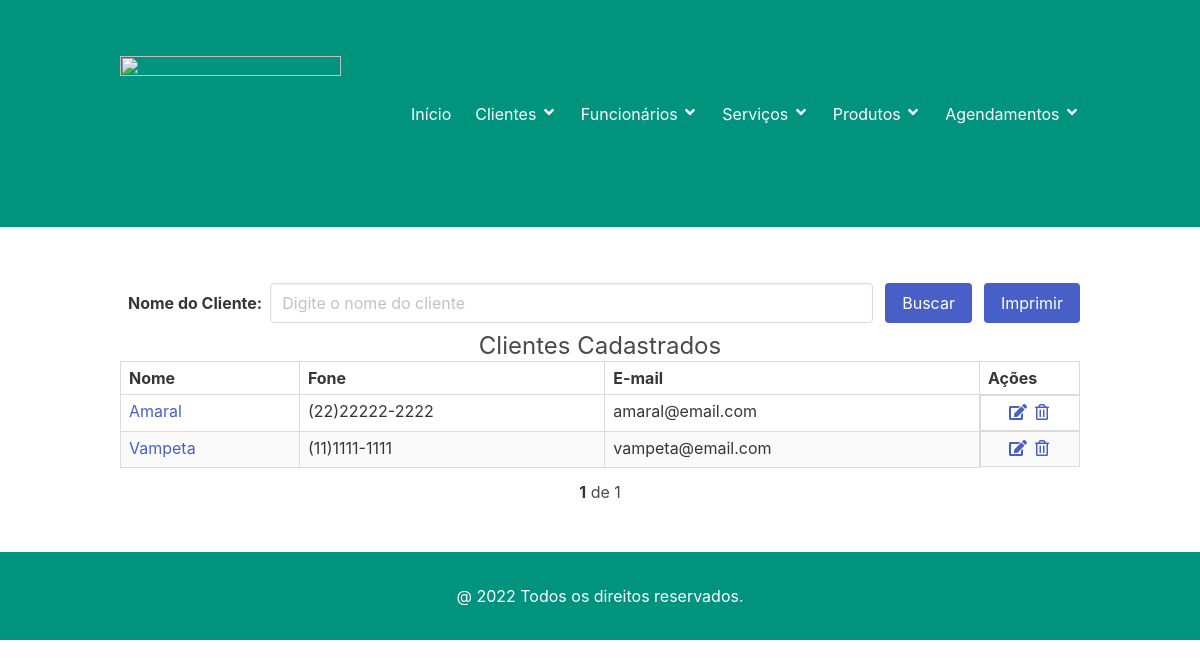
Screenshot of /clientes with the database file from the repository.
### cliente/models.py (models this page shows, shortened)
class Cliente(Pessoa):
    endereco = models.CharField('Endereço', max_length=100, help_text='Endereço completo')
    class Meta:
        verbose_name = 'Cliente'
        verbose_name_plural = 'Clientes'
        ordering = ['nome',]

### cliente/views.py (the view)
# urls.py: path('clientes', ClientesView.as_view(), name='clientes'),
class ClientesView(ListView):
    model = Cliente
    template_name = 'clientes.html'
    def get_queryset(self, *args, **kwargs):
        buscar = self.request.GET.get('buscar')
        qs = super(ClientesView, self).get_queryset(*args, **kwargs)
        if buscar:
            qs = qs.filter(nome__icontains=buscar)
        paginator = Paginator(qs, 10)
        listagem = paginator.get_page(self.request.GET.get('page'))
        return listagem
    def get(self, *args,**kwargs):
        if self.request.GET.get('imprimir') == 'pdf':
            html_pdf = HtmlToPdf(arquivo='clientes_pdf', qs=self.get_queryset())
            return html_pdf.response
        else:
            return super(ClientesView, self).get(*args, **kwargs)

### cliente/templates/clientes.html (shortened to what this page needs)
{% extends "base.html" %}
{% load static %}
{% block content %}
<section class="section has-backgroud-link-light">
    <div class="container">
        <form id="formListaClientes" action="" method="GET">
            <div class="field is-grouped is-flex is-align-items-center is-flex-wrap-wrap">
                <label class="label p-2 mt-2">Nome do Cliente: </label>
                <div class="control is-expanded">
                    <input class="input" type="text" name="buscar" value="{{request.GET.buscar}}"
                           placeholder="Digite o nome do cliente">
                </div>
                <div class="control">
                    <button type="button" class="button is-link" onclick="geraPdf('', 'formListaClientes');">
                        Buscar
                    </button>
                </div>
                {% if object_list %}
                <div class="control">
                    <button type="button" class="button is-link" onclick="geraPdf('pdf', 'formListaClientes');">
                        Imprimir
                    </button>
                </div>
                {% endif %}
            </div>
        </form>
        {% if object_list %}
        <div style="text-align: center"><h1 class="subtitle is-size-4">Clientes Cadastrados</h1></div>
        <div class="table">
            <table class="table is-table is-bordered is-striped is-narrow is-hoverable is-fullwidth">
                <tr>
                    <th class="has-text-center">Nome</th>
                    <th class="has-text-center">Fone</th>
                    <th class="has-text-center">E-mail</th>
                    <th class="has-text-center" style="width: 100px;">Ações</th>
                </tr>
                <tbody>
                {% for cliente in object_list %}
                <tr>
                    <td><a href="#" data-toogle="modal" class="modal-target"
                           data-bulma-modal="modal{{cliente.id}}" id="modal{{cliente.id}}">
                        {{cliente.nome}}
                    </a></td>
                    <td>{{cliente.fone}}</td>
                    <td>{{cliente.email}}</td>
                    <td class="has-text-centered is-flex is-flex-wrap-nowrap is-justify-content-center">
                        <a href="{% url 'cliente_editar' cliente.pk %}">
                            <span class="icon">
                                <i class="fas fa-edit"></i>
                            </span>
                        </a>
                        <a href="{% url 'cliente_apagar' cliente.pk %}">
                            <span class="icon">
                                <i class="far fa-trash-alt"></i>
                            </span>
                        </a>
                    </td>
                </tr>
                {% endfor %}
                </tbody>
            </table>
        </div>
      {% else %}
          <h2> Não existe clientes cadastrados!</h2>
      {% endif %}
    </div>
    <div class="mt-3" style="text-align: center">
        <span class="step-links">
            <span class="current">
                <strong>{{ object_list.number }}</strong> de {{ object_list.paginator.num_pages }}
            </span>
        </span>
    </div>
</section>
{% endblock %}

### rows the page displays
Cliente: nome "Amaral", fone "(22)22222-2222", email "amaral@email.com"
Cliente: nome "Vampeta", fone "(11)1111-1111", email "vampeta@email.com"

### other values shown
{{ object_list.number }} "1"
{{ object_list.paginator.num_pages }} "1"
